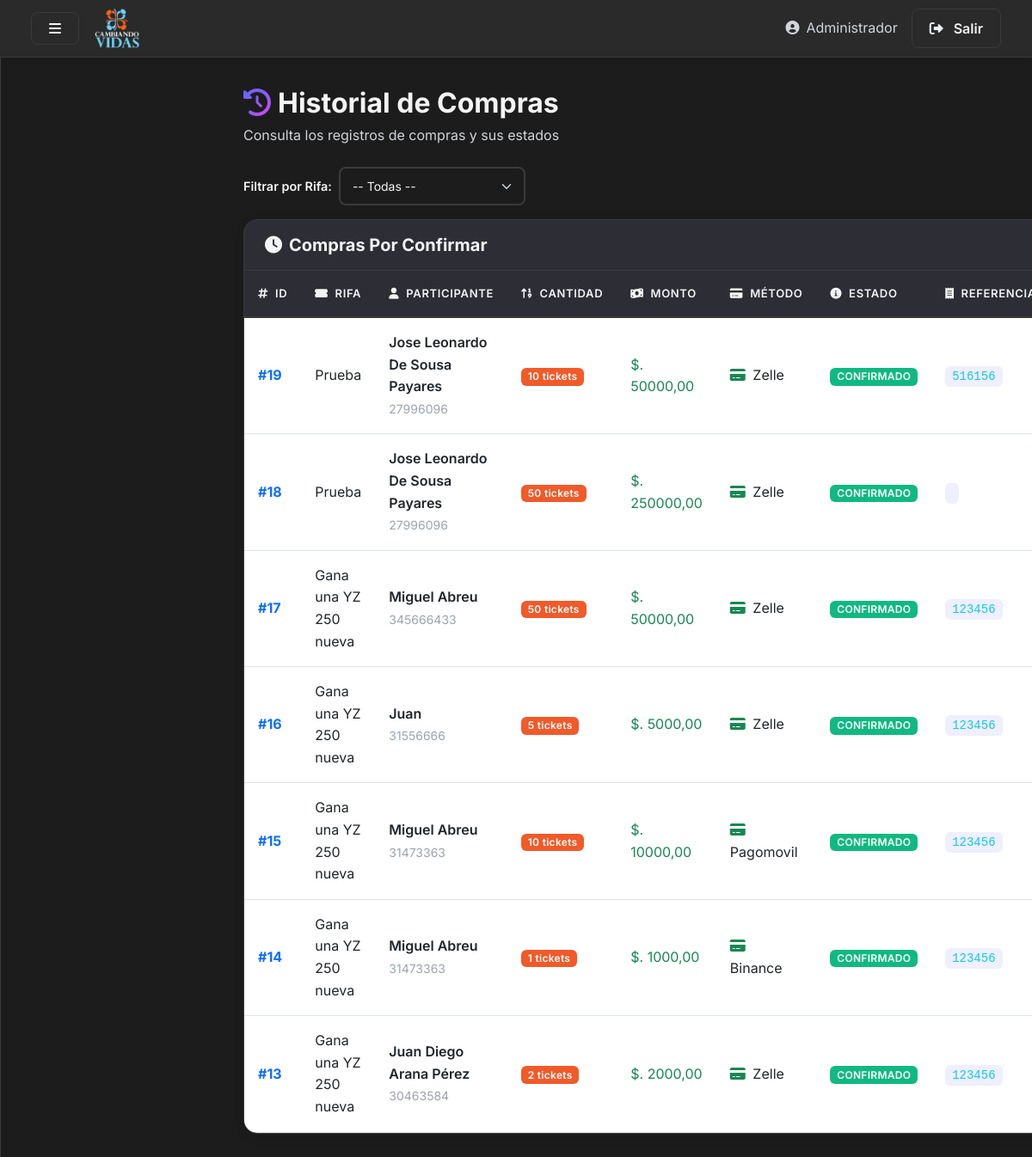
/app2/historial-compras/ (signed in), run on the app's committed database.
### app1/models.py (models this page shows, shortened)
class Compra(models.Model):
    ESTADO_CHOICES = [
        ('PENDIENTE', 'Pendiente'),
        ('CONFIRMADO', 'Confirmado'),
        ('RECHAZADO', 'Rechazado'),
    ]
    rifa = models.ForeignKey(Rifa, related_name='compras', on_delete=models.CASCADE)
    participante = models.ForeignKey(Participante, related_name='compras', on_delete=models.CASCADE)
    cantidad = models.PositiveIntegerField()
    monto = models.DecimalField(max_digits=12, decimal_places=2, default=0)
    metodo_pago = models.CharField(max_length=100, blank=True)
    comprobante = models.ImageField(upload_to='comprobantes/', blank=True, null=True)
    referencia = models.CharField(max_length=200, blank=True)
    estado = models.CharField(max_length=20, choices=ESTADO_CHOICES, default='PENDIENTE')
    creado_en = models.DateTimeField(auto_now_add=True)
    @property
    def badge_class(self):
        if self.estado == 'CONFIRMADO':
            return 'success'
        if self.estado == 'PENDIENTE':
            return 'warning'
        return 'danger'

class Rifa(models.Model):
    titulo = models.CharField(max_length=200)
    descripcion = models.TextField(blank=True)
    fecha_sorteo = models.DateField()
    total_tickets = models.PositiveIntegerField(default=100)
    precio = models.DecimalField(max_digits=10, decimal_places=2, default=0)
    winner_ticket = models.ForeignKey('Ticket', null=True, blank=True, on_delete=models.SET_NULL, related_name='won_rifa')
    class Meta:
        ordering = ['-fecha_sorteo', 'titulo']

class Participante(models.Model):
    identificacion = models.CharField(max_length=30, primary_key=True)
    nombre = models.CharField(max_length=200)
    email = models.EmailField(blank=True)
    telefono = models.CharField(max_length=30, blank=True)

### app2/views.py (the view)
# urls.py: path('historial-compras/', views.historial_compras, name='historial_compras'),
def historial_compras(request):
    user_id = request.session.get('user_admin_id')
    if not user_id:
        messages.error(request, 'Debe iniciar sesión primero')
        return redirect('login')
    selected_rifa = request.GET.get('rifa_id')
    historial = admin_crud.obtener_historial_compras(rifa_id=selected_rifa)
    rifas = admin_crud.obtener_rifas()
    return render(request, 'historial_compras.html', {'compras': historial, 'rifas': rifas, 'selected_rifa': selected_rifa})

### app2/crud.py (called while the page is built)
def obtener_rifas():
    return Rifa.objects.all().prefetch_related('images')

def obtener_historial_compras(rifa_id=None):
    qs = Compra.objects.all().select_related('rifa', 'participante').order_by('-creado_en')
    if rifa_id:
        try:
            qs = qs.filter(rifa_id=int(rifa_id))
        except (ValueError, TypeError):
            pass
    return qs

### app2/templates/historial_compras.html (shortened to what this page needs)
{% load static %}
<!DOCTYPE html>
<html lang="es">
<head>
    <link href="https://cdn.jsdelivr.net/npm/bootstrap@5.3.0/dist/css/bootstrap.min.css" rel="stylesheet">
    <link rel="stylesheet" href="https://cdnjs.cloudflare.com/ajax/libs/font-awesome/6.0.0/css/all.min.css">
    <link rel="stylesheet" href="{% static 'css/paneles-style.css' %}">
</head>
<body>
    <nav class="navbar navbar-expand-lg navbar-dark">
      <div class="container-fluid">
        <button class="btn btn-outline-light me-3" id="sidebarToggle">
          <i class="fas fa-bars"></i>
        </button>
        <img src="{% static 'images/cambiando-vidas.png' %}" alt="Logo" height="50" class="me-2">
        <div class="ms-auto d-flex align-items-center">
          <span class="text-secondary me-3 d-none d-md-inline">
            <i class="fas fa-user-circle me-2"></i>Administrador
          </span>
          <a href="{% url 'login' %}" class="btn btn-outline-light">
            <i class="fas fa-sign-out-alt"></i>
            <span class="d-none d-md-inline ms-1">Salir</span>
          </a>
        </div>
      </div>
    </nav>
    <div class="d-flex" id="wrapper" style="min-height:100vh;">
      <div class="flex-grow-1" id="page-content-wrapper">
        <div class="mb-4">
      <h2 class="mb-1">
        <i class="fas fa-history me-2 text-gradient"></i>Historial de Compras
      </h2>
      <p class="text-secondary mb-0">Consulta los registros de compras y sus estados</p>
        </div>
        <div class="mb-3">
          <form method="get" id="filterForm">
            <div class="row g-2 align-items-center">
              <div class="col-auto">
                <label class="form-label mb-0">Filtrar por Rifa:</label>
              </div>
              <div class="col-auto">
                <select name="rifa_id" id="rifaFilter" class="form-select form-select-sm">
                  <option value="">-- Todas --</option>
                </select>
              </div>
            </div>
          </form>
        </div>
        <div class="card">
          <div class="card-header d-flex justify-content-between align-items-center">
            <h5 class="mb-0">
                <i class="fas fa-clock me-2"></i>Compras Por Confirmar
            </h5>
          </div>
          <div class="card-body p-0">
            {% if compras %}
            <div class="table-responsive">
                <table class="table table-hover mb-0">
                  <thead>
                    <tr>
                      <th><i class="fas fa-hashtag me-2"></i>ID</th>
                      <th><i class="fas fa-ticket-alt me-2"></i>Rifa</th>
                      <th><i class="fas fa-user me-2"></i>Participante</th>
                      <th><i class="fas fa-sort-numeric-up me-2"></i>Cantidad</th>
                      <th><i class="fas fa-money-bill-wave me-2"></i>Monto</th>
                      <th><i class="fas fa-credit-card me-2"></i>Método</th>
                      <th><i class="fas fa-info-circle me-2"></i>Estado</th>
                      <th><i class="fas fa-receipt me-2"></i>Referencia</th>
                    </tr>
                  </thead>
                  <tbody>
                    {% for c in compras %}
                    <tr>
                      <td class="fw-bold text-primary">#{{ c.id }}</td>
                      <td>{{ c.rifa.titulo }}</td>
                      <td>
                        <div>
                            <div class="fw-semibold">{{ c.participante.nombre }}</div>
                            <small class="text-muted">{{ c.participante.identificacion }}</small>
                        </div>
                      </td>
                      <td>
                        <span class="badge bg-primary">{{ c.cantidad }} tickets</span>
                      </td>
                      <td>
                        <span class="text-success">$. {{ c.monto|floatformat:2 }}</span>
                      </td>
                      <td>
                        <i class="fas fa-credit-card me-1 text-success"></i>
                        {{ c.metodo_pago }}
                      </td>
                      <td>
                        <span class="badge bg-{{ c.badge_class }}">{{ c.estado }}</span>
                      </td>
                      <td>
                        <code class="text-info">{{ c.referencia }}</code>
                      </td>
                    </tr>
                    {% endfor %}
                  </tbody>
                </table>
            </div>
            {% else %}
            <div class="text-center py-5">
                <i class="fas fa-check-circle fa-3x text-success mb-3 d-block"></i>
                <h5 class="text-muted">No hay compras pendientes</h5>
                <p class="text-secondary mb-0">Todas las compras han sido procesadas</p>
            </div>
            {% endif %}
          </div>
        </div>
      </div>
    </div>
</body>
</html>

### data on the page
Compra: id "19", rifa.titulo "Prueba", participante.nombre "Jose Leonardo De Sousa Payares", participante.identificacion "27996096", cantidad "10", monto "50000,00", metodo_pago "Zelle", estado "CONFIRMADO", referencia "516156"
Compra: id "18", rifa.titulo "Prueba", participante.nombre "Jose Leonardo De Sousa Payares", participante.identificacion "27996096", cantidad "50", monto "250000,00", metodo_pago "Zelle", estado "CONFIRMADO"
Compra: id "17", rifa.titulo "Gana una YZ 250 nueva", participante.nombre "Miguel Abreu", participante.identificacion "345666433", cantidad "50", monto "50000,00", metodo_pago "Zelle", estado "CONFIRMADO", referencia "123456"
Compra: id "16", rifa.titulo "Gana una YZ 250 nueva", participante.nombre "Juan", participante.identificacion "31556666", cantidad "5", monto "5000,00", metodo_pago "Zelle", estado "CONFIRMADO", referencia "123456"
Compra: id "15", rifa.titulo "Gana una YZ 250 nueva", participante.nombre "Miguel Abreu", participante.identificacion "31473363", cantidad "10", monto "10000,00", metodo_pago "Pagomovil", estado "CONFIRMADO", referencia "123456"
Compra: id "14", rifa.titulo "Gana una YZ 250 nueva", participante.nombre "Miguel Abreu", participante.identificacion "31473363", cantidad "1", monto "1000,00", metodo_pago "Binance", estado "CONFIRMADO", referencia "123456"
Compra: id "13", rifa.titulo "Gana una YZ 250 nueva", participante.nombre "Juan Diego Arana Pérez", participante.identificacion "30463584", cantidad "2", monto "2000,00", metodo_pago "Zelle", estado "CONFIRMADO", referencia "123456"
